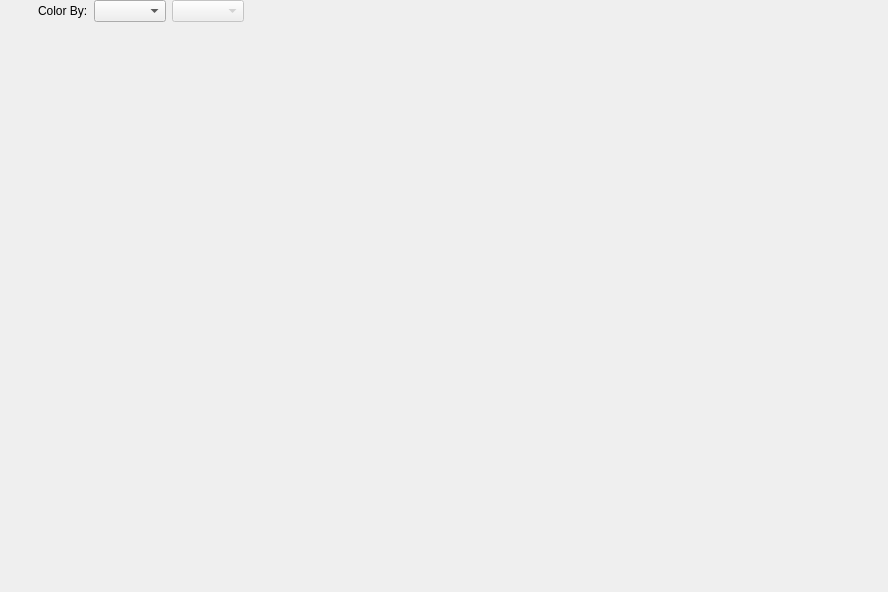
<?xml version="1.0" encoding="UTF-8"?>
<ui version="4.0">
 <class>VtkVisualizationWidget</class>
 <widget class="QWidget" name="VtkVisualizationWidget">
  <property name="geometry">
   <rect>
    <x>0</x>
    <y>0</y>
    <width>888</width>
    <height>592</height>
   </rect>
  </property>
  <property name="windowTitle">
   <string>Form</string>
  </property>
  <layout class="QGridLayout" name="gridLayout">
   <property name="leftMargin">
    <number>0</number>
   </property>
   <property name="topMargin">
    <number>0</number>
   </property>
   <property name="rightMargin">
    <number>0</number>
   </property>
   <property name="bottomMargin">
    <number>0</number>
   </property>
   <property name="horizontalSpacing">
    <number>0</number>
   </property>
   <property name="verticalSpacing">
    <number>6</number>
   </property>
   <item row="0" column="0">
    <widget class="QWidget" name="toolbarWidget" native="true">
     <property name="sizePolicy">
      <sizepolicy hsizetype="Preferred" vsizetype="Preferred">
       <horstretch>0</horstretch>
       <verstretch>0</verstretch>
      </sizepolicy>
     </property>
     <property name="minimumSize">
      <size>
       <width>0</width>
       <height>0</height>
      </size>
     </property>
     <property name="maximumSize">
      <size>
       <width>16777215</width>
       <height>64</height>
      </size>
     </property>
     <layout class="QHBoxLayout" name="horizontalLayout">
      <property name="spacing">
       <number>6</number>
      </property>
      <property name="leftMargin">
       <number>0</number>
      </property>
      <property name="topMargin">
       <number>0</number>
      </property>
      <property name="rightMargin">
       <number>0</number>
      </property>
      <property name="bottomMargin">
       <number>0</number>
      </property>
      <item>
       <widget class="QPushButton" name="editFiltersBtn">
        <property name="sizePolicy">
         <sizepolicy hsizetype="Expanding" vsizetype="Expanding">
          <horstretch>0</horstretch>
          <verstretch>0</verstretch>
         </sizepolicy>
        </property>
        <property name="maximumSize">
         <size>
          <width>32</width>
          <height>32</height>
         </size>
        </property>
        <property name="toolTip">
         <string>Edit VTK filter visibility</string>
        </property>
        <property name="text">
         <string/>
        </property>
        <property name="icon">
         <iconset resource="../../Resources/VtkSIMPL.qrc">
          <normaloff>:/icons/pqGear.png</normaloff>:/icons/pqGear.png</iconset>
        </property>
        <property name="iconSize">
         <size>
          <width>32</width>
          <height>32</height>
         </size>
        </property>
        <property name="flat">
         <bool>true</bool>
        </property>
       </widget>
      </item>
      <item>
       <widget class="QLabel" name="ScalarLabel">
        <property name="text">
         <string>Color By:</string>
        </property>
       </widget>
      </item>
      <item>
       <widget class="QComboBox" name="viewScalarComboBox"/>
      </item>
      <item>
       <widget class="QComboBox" name="viewScalarComponentComboBox">
        <property name="enabled">
         <bool>false</bool>
        </property>
       </widget>
      </item>
      <item>
       <spacer name="horizontalSpacer_4">
        <property name="orientation">
         <enum>Qt::Horizontal</enum>
        </property>
        <property name="sizeType">
         <enum>QSizePolicy::Fixed</enum>
        </property>
        <property name="sizeHint" stdset="0">
         <size>
          <width>12</width>
          <height>20</height>
         </size>
        </property>
       </spacer>
      </item>
      <item>
       <widget class="QPushButton" name="clipBtn">
        <property name="sizePolicy">
         <sizepolicy hsizetype="Expanding" vsizetype="Expanding">
          <horstretch>0</horstretch>
          <verstretch>0</verstretch>
         </sizepolicy>
        </property>
        <property name="maximumSize">
         <size>
          <width>32</width>
          <height>32</height>
         </size>
        </property>
        <property name="toolTip">
         <string>Add Clip Filter</string>
        </property>
        <property name="text">
         <string/>
        </property>
        <property name="icon">
         <iconset resource="../../Resources/VtkSIMPL.qrc">
          <normaloff>:/icons/pqClip.png</normaloff>:/icons/pqClip.png</iconset>
        </property>
        <property name="iconSize">
         <size>
          <width>32</width>
          <height>32</height>
         </size>
        </property>
        <property name="flat">
         <bool>true</bool>
        </property>
       </widget>
      </item>
      <item>
       <widget class="QPushButton" name="sliceBtn">
        <property name="sizePolicy">
         <sizepolicy hsizetype="Expanding" vsizetype="Expanding">
          <horstretch>0</horstretch>
          <verstretch>0</verstretch>
         </sizepolicy>
        </property>
        <property name="maximumSize">
         <size>
          <width>32</width>
          <height>32</height>
         </size>
        </property>
        <property name="toolTip">
         <string>Add Slice filter</string>
        </property>
        <property name="text">
         <string/>
        </property>
        <property name="icon">
         <iconset resource="../../Resources/VtkSIMPL.qrc">
          <normaloff>:/icons/pqSlice.png</normaloff>:/icons/pqSlice.png</iconset>
        </property>
        <property name="iconSize">
         <size>
          <width>32</width>
          <height>32</height>
         </size>
        </property>
        <property name="flat">
         <bool>true</bool>
        </property>
       </widget>
      </item>
      <item>
       <widget class="QPushButton" name="maskBtn">
        <property name="sizePolicy">
         <sizepolicy hsizetype="Expanding" vsizetype="Expanding">
          <horstretch>0</horstretch>
          <verstretch>0</verstretch>
         </sizepolicy>
        </property>
        <property name="maximumSize">
         <size>
          <width>32</width>
          <height>32</height>
         </size>
        </property>
        <property name="toolTip">
         <string>Add Mask Filter</string>
        </property>
        <property name="text">
         <string/>
        </property>
        <property name="icon">
         <iconset resource="../../Resources/VtkSIMPL.qrc">
          <normaloff>:/icons/pqThreshold.png</normaloff>:/icons/pqThreshold.png</iconset>
        </property>
        <property name="iconSize">
         <size>
          <width>32</width>
          <height>32</height>
         </size>
        </property>
        <property name="flat">
         <bool>true</bool>
        </property>
       </widget>
      </item>
      <item>
       <spacer name="horizontalSpacer_5">
        <property name="orientation">
         <enum>Qt::Horizontal</enum>
        </property>
        <property name="sizeType">
         <enum>QSizePolicy::MinimumExpanding</enum>
        </property>
        <property name="sizeHint" stdset="0">
         <size>
          <width>12</width>
          <height>20</height>
         </size>
        </property>
       </spacer>
      </item>
      <item>
       <widget class="QPushButton" name="showAxisBtn">
        <property name="sizePolicy">
         <sizepolicy hsizetype="Expanding" vsizetype="Expanding">
          <horstretch>0</horstretch>
          <verstretch>0</verstretch>
         </sizepolicy>
        </property>
        <property name="maximumSize">
         <size>
          <width>32</width>
          <height>32</height>
         </size>
        </property>
        <property name="toolTip">
         <string>Show Orientation Axes</string>
        </property>
        <property name="text">
         <string/>
        </property>
        <property name="icon">
         <iconset resource="../../Resources/VtkSIMPL.qrc">
          <normaloff>:/icons/pqShowAxis.png</normaloff>:/icons/pqShowAxis.png</iconset>
        </property>
        <property name="iconSize">
         <size>
          <width>32</width>
          <height>32</height>
         </size>
        </property>
        <property name="checkable">
         <bool>true</bool>
        </property>
        <property name="flat">
         <bool>true</bool>
        </property>
       </widget>
      </item>
      <item>
       <widget class="QPushButton" name="showCenterBtn">
        <property name="sizePolicy">
         <sizepolicy hsizetype="Expanding" vsizetype="Expanding">
          <horstretch>0</horstretch>
          <verstretch>0</verstretch>
         </sizepolicy>
        </property>
        <property name="maximumSize">
         <size>
          <width>32</width>
          <height>32</height>
         </size>
        </property>
        <property name="toolTip">
         <string>Show Center</string>
        </property>
        <property name="text">
         <string/>
        </property>
        <property name="icon">
         <iconset resource="../../Resources/VtkSIMPL.qrc">
          <normaloff>:/icons/pqShowCenter.png</normaloff>:/icons/pqShowCenter.png</iconset>
        </property>
        <property name="iconSize">
         <size>
          <width>32</width>
          <height>32</height>
         </size>
        </property>
        <property name="flat">
         <bool>true</bool>
        </property>
       </widget>
      </item>
      <item>
       <widget class="QPushButton" name="resetCenterBtn">
        <property name="sizePolicy">
         <sizepolicy hsizetype="Expanding" vsizetype="Expanding">
          <horstretch>0</horstretch>
          <verstretch>0</verstretch>
         </sizepolicy>
        </property>
        <property name="maximumSize">
         <size>
          <width>32</width>
          <height>32</height>
         </size>
        </property>
        <property name="toolTip">
         <string>Reset Center</string>
        </property>
        <property name="text">
         <string/>
        </property>
        <property name="icon">
         <iconset resource="../../Resources/VtkSIMPL.qrc">
          <normaloff>:/icons/pqResetCenter.png</normaloff>:/icons/pqResetCenter.png</iconset>
        </property>
        <property name="iconSize">
         <size>
          <width>32</width>
          <height>32</height>
         </size>
        </property>
        <property name="flat">
         <bool>true</bool>
        </property>
       </widget>
      </item>
      <item>
       <widget class="QPushButton" name="pickCenterBtn">
        <property name="sizePolicy">
         <sizepolicy hsizetype="Expanding" vsizetype="Expanding">
          <horstretch>0</horstretch>
          <verstretch>0</verstretch>
         </sizepolicy>
        </property>
        <property name="maximumSize">
         <size>
          <width>32</width>
          <height>32</height>
         </size>
        </property>
        <property name="toolTip">
         <string>Pick Center</string>
        </property>
        <property name="text">
         <string/>
        </property>
        <property name="icon">
         <iconset resource="../../Resources/VtkSIMPL.qrc">
          <normaloff>:/icons/pqPickCenter.png</normaloff>:/icons/pqPickCenter.png</iconset>
        </property>
        <property name="iconSize">
         <size>
          <width>32</width>
          <height>32</height>
         </size>
        </property>
        <property name="flat">
         <bool>true</bool>
        </property>
       </widget>
      </item>
      <item>
       <spacer name="horizontalSpacer_3">
        <property name="orientation">
         <enum>Qt::Horizontal</enum>
        </property>
        <property name="sizeType">
         <enum>QSizePolicy::MinimumExpanding</enum>
        </property>
        <property name="sizeHint" stdset="0">
         <size>
          <width>12</width>
          <height>20</height>
         </size>
        </property>
       </spacer>
      </item>
      <item>
       <widget class="QPushButton" name="camXPlusBtn">
        <property name="sizePolicy">
         <sizepolicy hsizetype="Expanding" vsizetype="Expanding">
          <horstretch>0</horstretch>
          <verstretch>0</verstretch>
         </sizepolicy>
        </property>
        <property name="maximumSize">
         <size>
          <width>32</width>
          <height>32</height>
         </size>
        </property>
        <property name="text">
         <string/>
        </property>
        <property name="icon">
         <iconset resource="../../Resources/VtkSIMPL.qrc">
          <normaloff>:/icons/pqXplus.png</normaloff>:/icons/pqXplus.png</iconset>
        </property>
        <property name="iconSize">
         <size>
          <width>32</width>
          <height>32</height>
         </size>
        </property>
        <property name="flat">
         <bool>true</bool>
        </property>
       </widget>
      </item>
      <item>
       <widget class="QPushButton" name="camXMinusBtn">
        <property name="sizePolicy">
         <sizepolicy hsizetype="Expanding" vsizetype="Expanding">
          <horstretch>0</horstretch>
          <verstretch>0</verstretch>
         </sizepolicy>
        </property>
        <property name="maximumSize">
         <size>
          <width>32</width>
          <height>32</height>
         </size>
        </property>
        <property name="text">
         <string/>
        </property>
        <property name="icon">
         <iconset resource="../../Resources/VtkSIMPL.qrc">
          <normaloff>:/icons/pqXminus.png</normaloff>:/icons/pqXminus.png</iconset>
        </property>
        <property name="iconSize">
         <size>
          <width>32</width>
          <height>32</height>
         </size>
        </property>
        <property name="flat">
         <bool>true</bool>
        </property>
       </widget>
      </item>
      <item>
       <widget class="QPushButton" name="camYPlusBtn">
        <property name="sizePolicy">
         <sizepolicy hsizetype="Expanding" vsizetype="Expanding">
          <horstretch>0</horstretch>
          <verstretch>0</verstretch>
         </sizepolicy>
        </property>
        <property name="maximumSize">
         <size>
          <width>32</width>
          <height>32</height>
         </size>
        </property>
        <property name="text">
         <string/>
        </property>
        <property name="icon">
         <iconset resource="../../Resources/VtkSIMPL.qrc">
          <normaloff>:/icons/pqYplus.png</normaloff>:/icons/pqYplus.png</iconset>
        </property>
        <property name="iconSize">
         <size>
          <width>32</width>
          <height>32</height>
         </size>
        </property>
        <property name="flat">
         <bool>true</bool>
        </property>
       </widget>
      </item>
      <item>
       <widget class="QPushButton" name="camYMinusBtn">
        <property name="sizePolicy">
         <sizepolicy hsizetype="Expanding" vsizetype="Expanding">
          <horstretch>0</horstretch>
          <verstretch>0</verstretch>
         </sizepolicy>
        </property>
        <property name="maximumSize">
         <size>
          <width>32</width>
          <height>32</height>
         </size>
        </property>
        <property name="text">
         <string/>
        </property>
        <property name="icon">
         <iconset resource="../../Resources/VtkSIMPL.qrc">
          <normaloff>:/icons/pqYminus.png</normaloff>:/icons/pqYminus.png</iconset>
        </property>
        <property name="iconSize">
         <size>
          <width>32</width>
          <height>32</height>
         </size>
        </property>
        <property name="flat">
         <bool>true</bool>
        </property>
       </widget>
      </item>
      <item>
       <widget class="QPushButton" name="camZPlusBtn">
        <property name="sizePolicy">
         <sizepolicy hsizetype="Expanding" vsizetype="Expanding">
          <horstretch>0</horstretch>
          <verstretch>0</verstretch>
         </sizepolicy>
        </property>
        <property name="maximumSize">
         <size>
          <width>32</width>
          <height>32</height>
         </size>
        </property>
        <property name="text">
         <string/>
        </property>
        <property name="icon">
         <iconset resource="../../Resources/VtkSIMPL.qrc">
          <normaloff>:/icons/pqZplus.png</normaloff>:/icons/pqZplus.png</iconset>
        </property>
        <property name="iconSize">
         <size>
          <width>32</width>
          <height>32</height>
         </size>
        </property>
        <property name="flat">
         <bool>true</bool>
        </property>
       </widget>
      </item>
      <item>
       <widget class="QPushButton" name="camZMinusBtn">
        <property name="sizePolicy">
         <sizepolicy hsizetype="Expanding" vsizetype="Expanding">
          <horstretch>0</horstretch>
          <verstretch>0</verstretch>
         </sizepolicy>
        </property>
        <property name="maximumSize">
         <size>
          <width>32</width>
          <height>32</height>
         </size>
        </property>
        <property name="text">
         <string/>
        </property>
        <property name="icon">
         <iconset resource="../../Resources/VtkSIMPL.qrc">
          <normaloff>:/icons/pqZminus.png</normaloff>:/icons/pqZminus.png</iconset>
        </property>
        <property name="iconSize">
         <size>
          <width>32</width>
          <height>32</height>
         </size>
        </property>
        <property name="flat">
         <bool>true</bool>
        </property>
       </widget>
      </item>
      <item>
       <widget class="QPushButton" name="saveAsBtn">
        <property name="sizePolicy">
         <sizepolicy hsizetype="Expanding" vsizetype="Expanding">
          <horstretch>0</horstretch>
          <verstretch>0</verstretch>
         </sizepolicy>
        </property>
        <property name="maximumSize">
         <size>
          <width>32</width>
          <height>32</height>
         </size>
        </property>
        <property name="text">
         <string/>
        </property>
        <property name="icon">
         <iconset resource="../../Resources/VtkSIMPL.qrc">
          <normaloff>:/icons/pqSaveToFolder.png</normaloff>:/icons/pqSaveToFolder.png</iconset>
        </property>
        <property name="iconSize">
         <size>
          <width>32</width>
          <height>32</height>
         </size>
        </property>
        <property name="flat">
         <bool>true</bool>
        </property>
       </widget>
      </item>
     </layout>
    </widget>
   </item>
   <item row="1" column="0">
    <widget class="QVTKOpenGLWidget" name="qvtkWidget" native="true">
     <property name="sizePolicy">
      <sizepolicy hsizetype="Expanding" vsizetype="Expanding">
       <horstretch>1</horstretch>
       <verstretch>1</verstretch>
      </sizepolicy>
     </property>
    </widget>
   </item>
  </layout>
 </widget>
 <customwidgets>
  <customwidget>
   <class>QVTKOpenGLWidget</class>
   <extends>QWidget</extends>
   <header>QVTKOpenGLWidget.h</header>
   <container>1</container>
  </customwidget>
 </customwidgets>
 <resources>
  <include location="../../../../../../SIMPL/Source/SVWidgetsLib/icons/images/Icons.qrc"/>
  <include location="../../Resources/VtkSIMPL.qrc"/>
 </resources>
 <connections/>
</ui>
